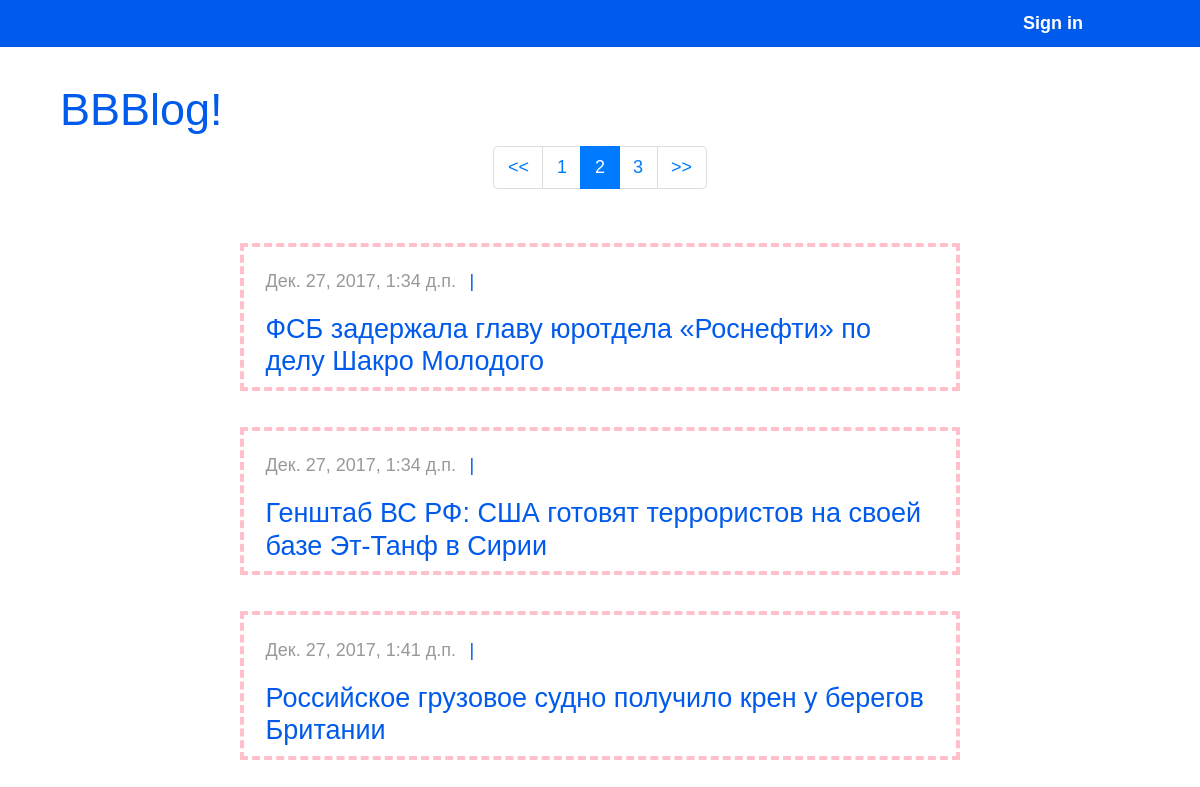
The page /page/2/ on the database its author committed.
### article/models.py (models this page shows)
class Article(models.Model):
    class Meta():
        db_table = "article"
        verbose_name = "Пост"
        verbose_name_plural = "Посты"
    article_title = models.CharField(max_length=200, verbose_name=u"Заголовок")
    article_text = models.TextField(verbose_name=u"Текст")
    article_date = models.DateTimeField(verbose_name=u"Дата публикации")
    article_image = models.ImageField(upload_to='post_image', blank=True, null=True, verbose_name=u"Картинка")
    article_author = models.ForeignKey(User)

### article/views.py (the view)
# urls.py: url(r'^articles/get/(?P<article_id>\d+)/$', views.article, name='article'),
def articles(request, page_number=1):
    all_articles = Article.objects.all()
    current_page = Paginator(all_articles, 3)
    args = {}
    args['articles'] = current_page.page(page_number)
    args['username'] = auth.get_user(request).username
    return render(request, 'articles.html', args)

### article/templates/articles.html (shortened to what this page needs)
{% extends 'main.html' %}
{% load staticfiles %}
{% block article %}
<div class="pagin">
    <ul class="pagination">
        {% if articles.has_previous %}
            <li class="page-item">
                <a class="page-link" href="/page/{{ articles.previous_page_number }}/"><<</a>
            </li>
        {% else %}
            <li class="page-item disabled"><a class="page-link" href=""><<</a></li>
        {% endif %}
        {% for page in articles.paginator.page_range %}
            {% if page == articles.number %}
                <li class="page-item active">
                    <a class="page-link" href="/page/{{ page }}/">{{ page }}</a>
                </li>
            {% else %}
                <li class="page-item">
                    <a class="page-link" href="/page/{{ page }}/">{{ page }}</a>
                </li>
            {% endif %}
        {% endfor %}
        {% if articles.has_next %}
            <li class="page-item">
                <a class="page-link" href="/page/{{ articles.next_page_number }}/">>></a>
            </li>
        {% else %}
            <li class="page-item disabled"><a class="page-link" href="">>></a></li>
        {% endif %}
    </ul>
</div>
{% for article in articles %}
    <div class="one-in-articles">
        <div class="d-flex flex-row">
            <p class="date-article">{{ article.article_date }}</p>
            <p class="author-name">| {{ article.article_author.username }}</p>
        </div>
        <h4><a href="/articles/get/{{ article.id }}/">{{ article.article_title }}</a></h4>
    </div>
{% endfor %}
{% endblock %}

### article/static/article/style_blog.css (style rules this page uses)
html, body { min-width: 1200px; margin: 0; padding: 0; font-weight: 500; font-size: 18px; line-height: 1.5; font-family: "Arial", sans-serif; color: #000000; }
.one-in-articles { padding: 3%; border: 4px dashed pink; margin-top: 5%; padding-bottom: 0; }
.date-article { font-size: 18px; color: #999999; }
a { text-decoration: none; color: #005aeb; }
.pagin { margin:0 auto; }
.author-name { margin-left: 2%; color: #005aeb; }

### rows shown on the page
Article: article_date "Дек. 27, 2017, 1:34 д.п.", article_title "ФСБ задержала главу юротдела «Роснефти» по делу Шакро Молодого"
Article: article_date "Дек. 27, 2017, 1:34 д.п.", article_title "Генштаб ВС РФ: США готовят террористов на своей базе Эт-Танф в Сирии‍"
Article: article_date "Дек. 27, 2017, 1:41 д.п.", article_title "Российское грузовое судно получило крен у берегов Британии‍"

### other values the page prints
{{ page }} "1" "3"
{{ page }} "2"
